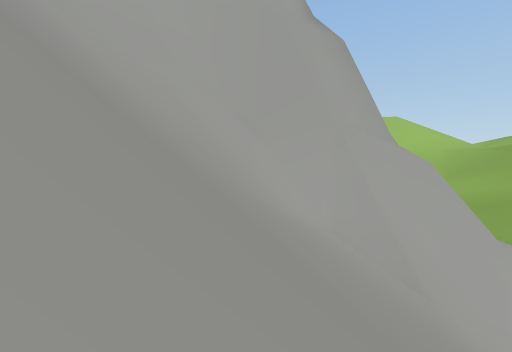
[1] (above)

16 first-person views from a walk through a 3-D level made in the Unity game engine. The camera is 1.3 m above the floor, tilts 4° down and sees 90° across. Doors are open. The floor is counted in squares, 2 m on a side. Each view is taken from the middle of a square. On the plan, view 1 faces up. The plan holds only what a view shows up to about 9 squares ahead; the rest is blank. The place goes on beyond the plan. Some animated figures are left out.

[2]
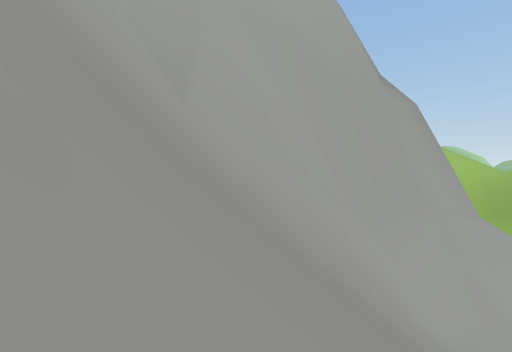

[3]
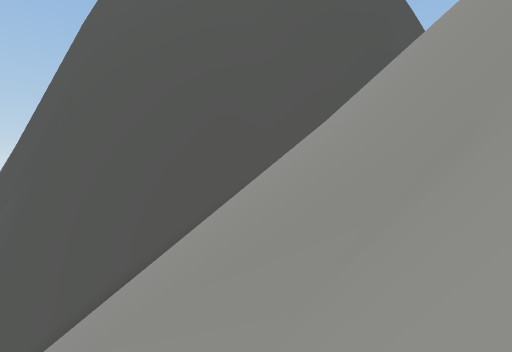

[4]
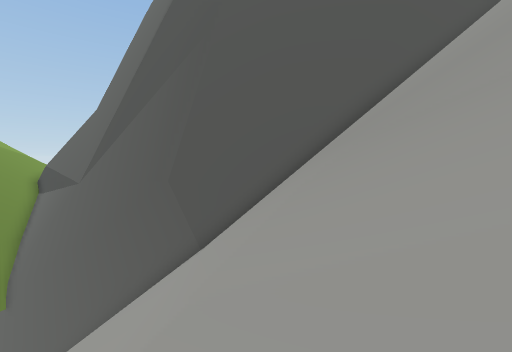

[5]
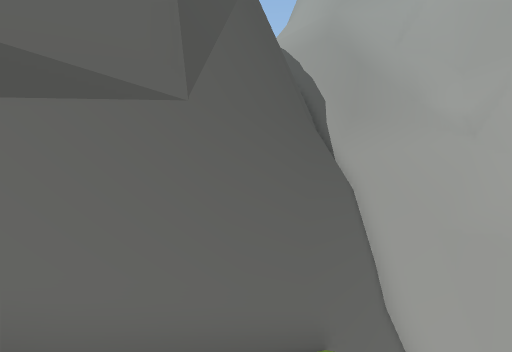

[6]
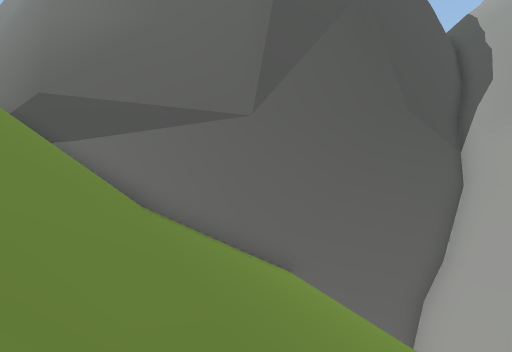

[7]
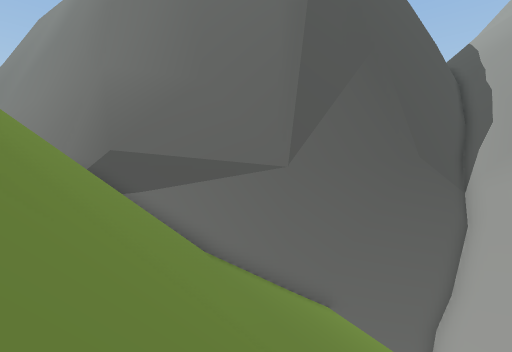

[8]
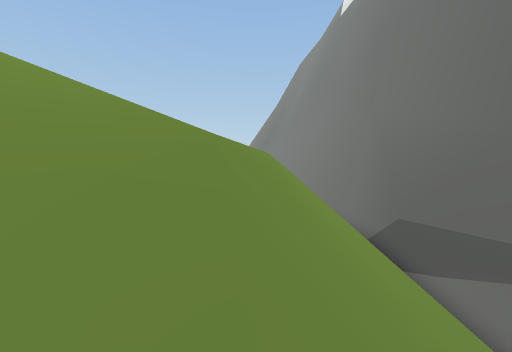

[9]
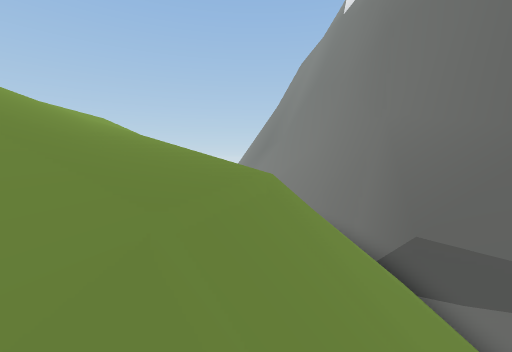

[10]
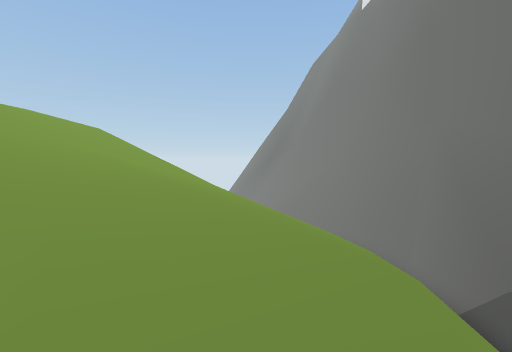

[11]
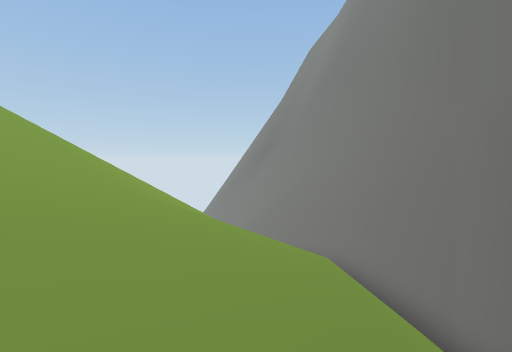

[12]
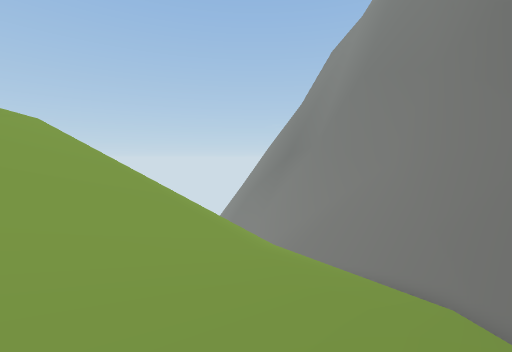

[13]
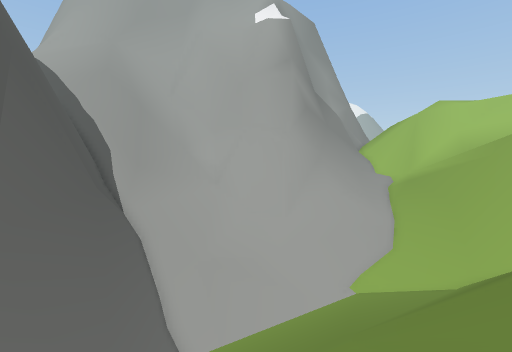

[14]
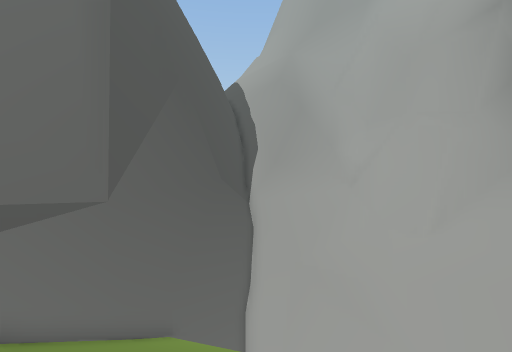

[15]
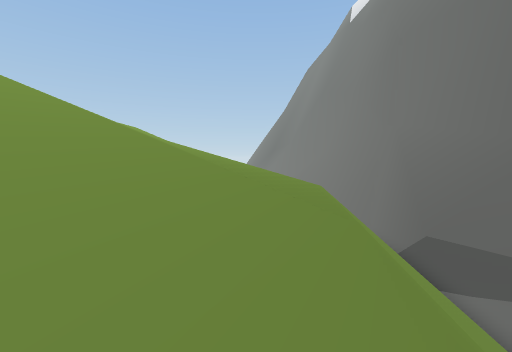

[16]
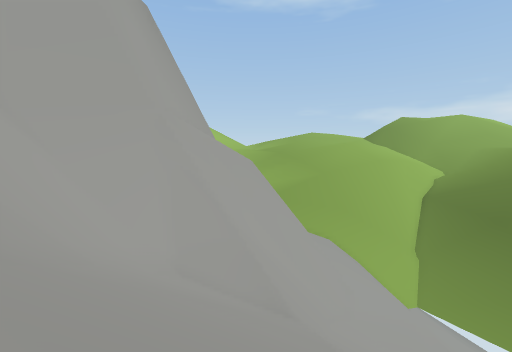

### Floor plan
Key: @ floor where view 1 was taken; # wall or solid block; . main floor; : floor 1 m higher than the main floor; / step, stairs or slope; = window, fence, low wall or low ledge; ^ raised ledge; v drop or lower ground.
Columns run from 7 left of view 1 to 24 right of it. Each row starts with its distance up from view 1.
  9                   //
  8 ^###^^ ^^^^       ///
  7 ^#//#####/#^^###/ ///
  6  #/////////////// ///
  5  #///////////////////   ///
  4  #/////////// //////   ////
  3  #/////////// //////  /////
  2  #/////////////////  //////
  1  #///////////////// ///////
  0  #/////@//////////  ////=///
 -1      vv############ /////#/ ///
 -2   v######        ##v//////#v///
 -3  ###              ##//////#=v///
 -4                   ##///////#v///
 -5                    ##////////.//
 -6                     ##///////../
 -7                     ##//   ////:
 -8                      ##/// /////
 -9                       #/////////
-10                       ##/ //////
-11                        ##///////
-12                         #///////
-13                         #/ /////
-14                         ##  ////
-15                          #/  ///
-16                          ##
-17                           #

Positions as (right, up) in squares from view 1, and headings:
1: (0, 0), facing up
2: (-4, 0), facing up
3: (-4, 6), facing down
4: (3, 6), facing down
5: (16, -4), facing left
6: (17, 1), facing down-left
7: (19, 1), facing down-left
8: (21, -1), facing down
9: (21, -2), facing down
10: (22, -4), facing down
11: (21, -7), facing down
12: (23, -8), facing down
13: (19, -5), facing up-left
14: (20, 0), facing left
15: (22, -1), facing down
16: (0, 3), facing up-right
